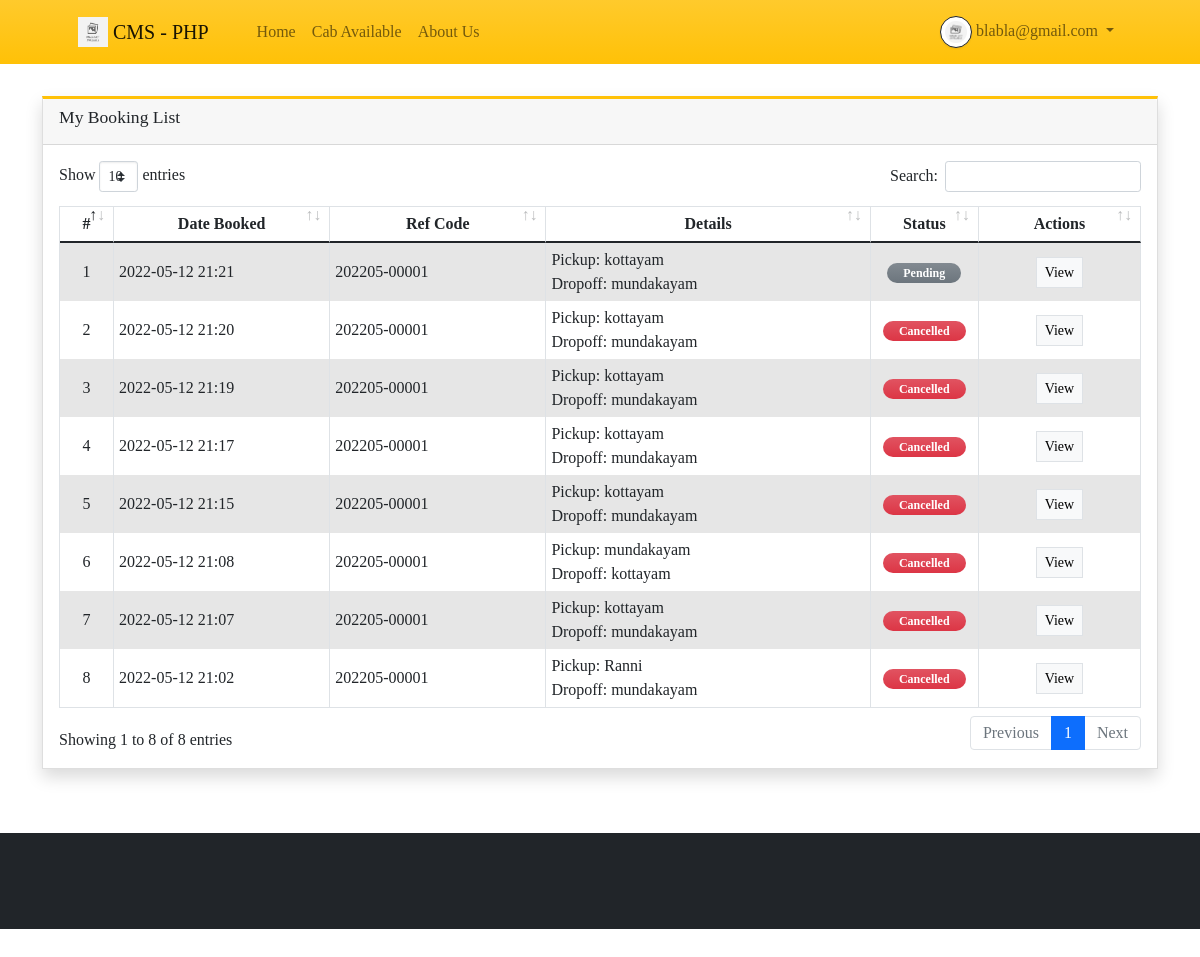
/?p=booking_list (signed in), run on the app's committed database.
### tables this page shows
CREATE TABLE `booking_list` (
  `id` int(30) NOT NULL,
  `ref_code` varchar(100) NOT NULL,
  `client_id` int(30) NOT NULL,
  `cab_id` int(30) NOT NULL,
  `pickup_zone` text NOT NULL,
  `drop_zone` text NOT NULL,
  `status` tinyint(2) NOT NULL DEFAULT 0 COMMENT '0 = Pending,\r\n1 = Driver has Confirmed,\r\n2 = Pickup,\r\n3 = drop-off,\r\n4 = cancelled',
  `date_created` datetime NOT NULL DEFAULT current_timestamp(),
  `date_updated` datetime DEFAULT NULL ON UPDATE current_timestamp()
);

### classes/DBConnection.php (called while the page is built, shortened)
<?php
class DBConnection{
    private $host = DB_SERVER;
    private $username = DB_USERNAME;
    private $password = DB_PASSWORD;
    private $database = DB_NAME;
    public $conn;
    public function __construct(){
        if (!isset($this->conn)) {
            $this->conn = new mysqli($this->host, $this->username, $this->password, $this->database);
        }
    }
}
?>

### classes/SystemSettings.php (called while the page is built, shortened)
<?php
class SystemSettings extends DBConnection{
	function userdata($field = ''){
		if(!empty($field)){
			if(isset($_SESSION['userdata'][$field]))
				return $_SESSION['userdata'][$field];
			else
				return null;
		}else{
			return false;
		}
	}
	function info($field=''){
		if(!empty($field)){
			if(isset($_SESSION['system_info'][$field]))
				return $_SESSION['system_info'][$field];
			else
				return false;
		}else{
			return false;
		}
	}
}
$_settings = new SystemSettings();
?>

### config.php (called while the page is built, shortened)
<?php
require_once('classes/DBConnection.php');
require_once('classes/SystemSettings.php');
function validate_image($file){
    $file = explode("?",$file)[0];
	if(!empty($file)){
		if(is_file(base_app.$file)){
			return base_url.$file;
		}else{
			return base_url.'dist/img/no-image-available.png';
		}
	}else{
		return base_url.'dist/img/no-image-available.png';
	}
}
?>

### booking_list.php (the view, shortened to what this page needs)
<div class="content py-5 mt-5">
    <div class="container">
        <div class="card card-outline card-warning shadow rounded-0">
            <div class="card-header">
                <h4 class="card-title">My Booking List</h4>
            </div>
            <div class="card-body">
                <table class="table table-striped table-bordered">
                    <colgroup>
                        <col width="5%">
                        <col width="20%">
                        <col width="20%">
                        <col width="30%">
                        <col width="10%">
                        <col width="15%">
                    </colgroup>
                    <thead>
                        <tr>
                            <th class="text-center">#</th>
                            <th class="text-center">Date Booked</th>
                            <th class="text-center">Ref Code</th>
                            <th class="text-center">Details</th>
                            <th class="text-center">Status</th>
                            <th class="text-center">Actions</th>
                        </tr>
                    </thead>
                    <tbody>
                        <?php
                        $i = 1;
                            $qry = $conn->query("SELECT * FROM `booking_list` where client_id = '{$_settings->userdata('id')}' order by unix_timestamp(date_created) desc");
                            while($row = $qry->fetch_assoc()):
                        ?>
                        <tr>
                            <td class="text-center"><?= $i++; ?></td>
                            <td><?= date("Y-m-d H:i", strtotime($row['date_created'])) ?></td>
                            <td><?= $row['ref_code'] ?></td>
                            <td>
                                <p class="m-0 truncate-1">Pickup: <?= $row['pickup_zone'] ?></p>
                                <p class="m-0 truncate-1">Dropoff: <?= $row['drop_zone'] ?></p>
                            </td>
                            <td class="text-center">
                                <?php
                                    switch($row['status']){
                                        case 0:
                                            echo "<span class='badge badge-secondary bg-gradient-secondary px-3 rounded-pill'>Pending</span>";
                                            break;
                                        case 4:
                                            echo "<span class='badge badge-danger bg-gradient-danger px-3 rounded-pill'>Cancelled</span>";
                                            break;
                                    }
                                ?>
                            </td>
                            <td class="text-center">
                                <button type="button" class="btn btn-flat btn-light border btn-sm view_data" data-id="<?= $row['id'] ?>">View</button>
                            </td>
                        </tr>
                        <?php endwhile; ?>
                    </tbody>
                </table>
            </div>
        </div>
    </div>
</div>

### index.php (shortened to what this page needs)
<?php require_once('config.php'); ?>
<!DOCTYPE html>
<html lang="en">
<?php require_once('inc/header.php') ?>
<body>
<?php $page = isset($_GET['p']) ? $_GET['p'] : 'home';  ?>
<?php require_once('inc/topBarNav.php') ?>
<?php
    if(!file_exists($page.".php") && !is_dir($page)){
        include '404.html';
    }else{
      if(is_dir($page))
        include $page.'/index.php';
      else
        include $page.'.php';
    }
?>
<?php require_once('inc/footer.php') ?>
</body>
</html>

### inc/topBarNav.php (shortened to what this page needs)
<nav class="navbar navbar-expand-lg navbar-light bg-gradient-warning fixed-top" id="topNavBar">
            <div class="container px-4 px-lg-5 ">
                <a class="navbar-brand" href="./">
                <img src="<?php echo validate_image($_settings->info('logo')) ?>" width="30" height="30" class="d-inline-block align-top" alt="" loading="lazy">
                <?php echo $_settings->info('short_name') ?>
                </a>
                <div class="collapse navbar-collapse" id="navbarSupportedContent">
                    <ul class="navbar-nav me-auto mb-2 mb-lg-0 ms-lg-4">
                        <li class="nav-item"><a class="nav-link <?= isset($page) && $page == 'home'? "active" : '' ?>" aria-current="page" href="./">Home</a></li>
                        <li class="nav-item"><a class="nav-link <?= isset($page) && $page == 'cab_available'? "active" : '' ?>" href="./?p=cab_available">Cab Available</a></li>
                        <li class="nav-item"><a class="nav-link <?= isset($page) && $page == 'about'? "active" : '' ?>" href="./?p=about">About Us</a></li>
                    </ul>
                </div>
                <div>
                  <?php if($_settings->userdata('id') > 0 && $_settings->userdata('login_type') == 2): ?>
                    <div class="d-flex align-items-end">
                      <div class="navbar-nav nav-item dropdown">
                        <a class="nav-link dropdown-toggle" href="#" id="navbarDropdownMenuLink" role="button" data-toggle="dropdown" aria-haspopup="true" aria-expanded="false">
                          <span><img src="<?= validate_image($_settings->userdata('image_path')) ?>" alt="user_avatar" id="user_avatar" class="img-fluid img-thumbnail rounded-circle border-dark"></span>
                           <?= $_settings->userdata('email') ?>
                        </a>
                      </div>
                    </div>
                  <?php endif; ?>
                </div>
            </div>
        </nav>

### inc/footer.php (shortened to what this page needs)
<footer class="py-5 bg-dark">
        </footer>

### inc/topBarNav.php (style rules this page uses)
img#user_avatar { width: 2em; height: 2em; object-fit: cover; object-position: center center; }

### data on the page
booking_list: date_created "2022-05-12 21:21", ref_code "202205-00001", pickup_zone "kottayam", drop_zone "mundakayam", status "Pending"
booking_list: date_created "2022-05-12 21:20", ref_code "202205-00001", pickup_zone "kottayam", drop_zone "mundakayam", status "Cancelled"
booking_list: date_created "2022-05-12 21:19", ref_code "202205-00001", pickup_zone "kottayam", drop_zone "mundakayam", status "Cancelled"
booking_list: date_created "2022-05-12 21:17", ref_code "202205-00001", pickup_zone "kottayam", drop_zone "mundakayam", status "Cancelled"
booking_list: date_created "2022-05-12 21:15", ref_code "202205-00001", pickup_zone "kottayam", drop_zone "mundakayam", status "Cancelled"
booking_list: date_created "2022-05-12 21:08", ref_code "202205-00001", pickup_zone "mundakayam", drop_zone "kottayam", status "Cancelled"
booking_list: date_created "2022-05-12 21:07", ref_code "202205-00001", pickup_zone "kottayam", drop_zone "mundakayam", status "Cancelled"
booking_list: date_created "2022-05-12 21:02", ref_code "202205-00001", pickup_zone "Ranni", drop_zone "mundakayam", status "Cancelled"

### other printed values
$_settings->info('short_name') "CMS - PHP"
$_settings->userdata('email') "blabla@gmail.com"
